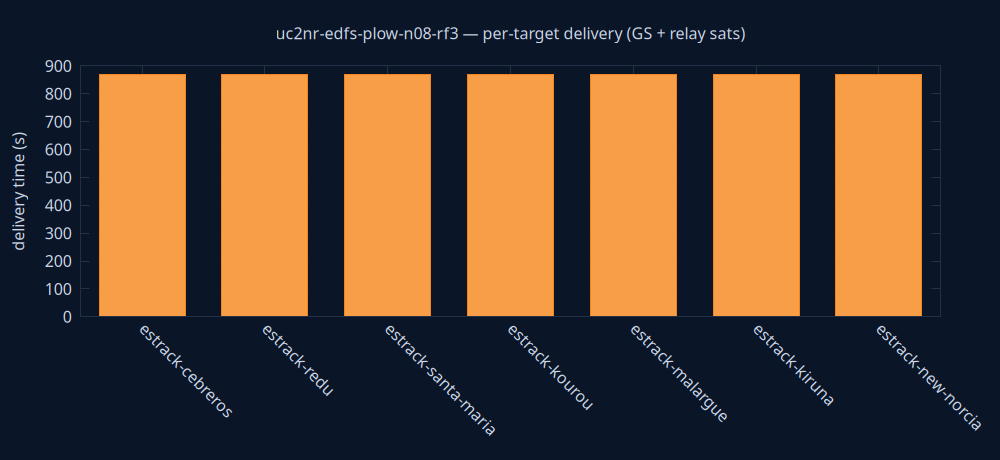

Recreate this plot in gnuplot.
set terminal pngcairo size 1000,460 background rgb '#0a1628'
set output 'delivery.png'
set style fill solid 0.8
set boxwidth 0.7 relative
set border lc rgb '#22304a'
set grid ytics lc rgb '#22304a'
set yrange [0:*]
set ylabel 'delivery time (s)' textcolor rgb '#cdd7ea'
set xtics rotate by -45 textcolor rgb '#cdd7ea'
set ytics textcolor rgb '#cdd7ea'
set title 'uc2nr-edfs-plow-n08-rf3 — per-target delivery (GS + relay sats)' textcolor rgb '#cdd7ea'
plot 'delivery.dat' using 0:2:3:xtic(1) with boxes lc rgb variable notitle
